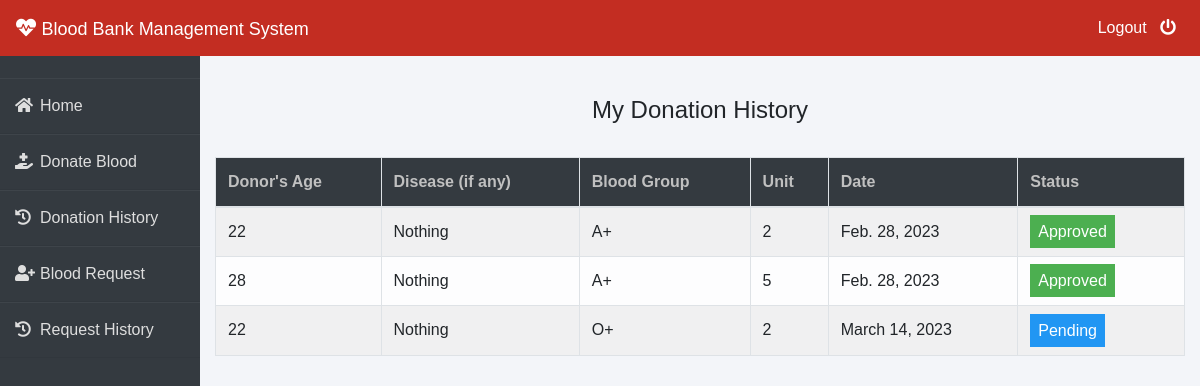
/donor/donation-history (signed in), run on the app's committed database.
### donor/models.py (models this page shows, shortened)
class BloodDonate(models.Model):
    donor=models.ForeignKey(Donor,on_delete=models.CASCADE)
    disease=models.CharField(max_length=100,default="Nothing")
    age=models.PositiveIntegerField()
    bloodgroup=models.CharField(max_length=10)
    unit=models.PositiveIntegerField(default=0)
    status=models.CharField(max_length=20,default="Pending")
    date=models.DateField(auto_now=True)

### donor/views.py (the view)
# urls.py: path('donation-history', views.donation_history_view,name='donation-history'),
def donation_history_view(request):
    donor= models.Donor.objects.get(user_id=request.user.id)
    donations=models.BloodDonate.objects.all().filter(donor=donor)
    return render(request,'donor/donation_history.html',{'donations':donations})

### templates/donor/donation_history.html (shortened to what this page needs)
{% extends 'donor/donorbase.html' %}
{% block content %}
{% load widget_tweaks %}
{%load static%}
<head>
   </head>
<br><br>
<div class="container">
    <H4 class="text-center">My Donation History</H4><br>
    <table class="table table-light table-hover table-bordered table-striped">
        <thead class="bg-dark">
            <tr>
                <th scope="col" style="color: rgb(192, 192, 192);">Donor's Age</th>
                <th scope="col" style="color: rgb(192, 192, 192);">Disease (if any)</th>
                <th scope="col" style="color: rgb(192, 192, 192);">Blood Group</th>
                <th scope="col" style="color: rgb(192, 192, 192);">Unit</th>
                <th scope="col" style="color: rgb(192, 192, 192);">Date</th>
                <th scope="col" style="color: rgb(192, 192, 192);">Status</th>
            </tr>
        </thead>
        <tbody>
            {% for t in donations %}
            <tr>
                <td>{{t.age}}</td>
                <td> {{t.disease}}</td>
                <td>{{t.bloodgroup}}</td>
                <td>{{t.unit}}</td>
                <td>{{t.date}}</td>
                {% if t.status == 'Approved' %}
                <td><span class="label success"> Approved</span></td>
                {% elif t.status == 'Rejected' %}
                <td><span class="label danger">Rejected</span></td>
                {% else %}
                <td><span style="color: white;margin-left: 0px;" class="label info">Pending</span></td>
                {% endif %}
            </tr>
            {% endfor %}
        </tbody>
    </table>
</div>
{% endblock content %}

### templates/donor/donorbase.html (style rules this page uses)
* { margin: 0; padding: 0; box-sizing: border-box; list-style: none; text-decoration: none; font-family: 'Josefin Sans', sans-serif; }
body { background-color: #f3f5f9; }
.wrapper .main_content .info { margin: 20px; color: #717171; line-height: 25px; }

### templates/donor/donation_history.html (style rules this page uses)
.label { color: white; padding: 8px; }
.success { background-color: #4CAF50; }
.info { background-color: #2196F3; }

### data on the page
BloodDonate: age "22", disease "Nothing", bloodgroup "A+", unit "2", date "Feb. 28, 2023", status "Approved"
BloodDonate: age "28", disease "Nothing", bloodgroup "A+", unit "5", date "Feb. 28, 2023", status "Approved"
BloodDonate: age "22", disease "Nothing", bloodgroup "O+", unit "2", date "March 14, 2023", status "Pending"
